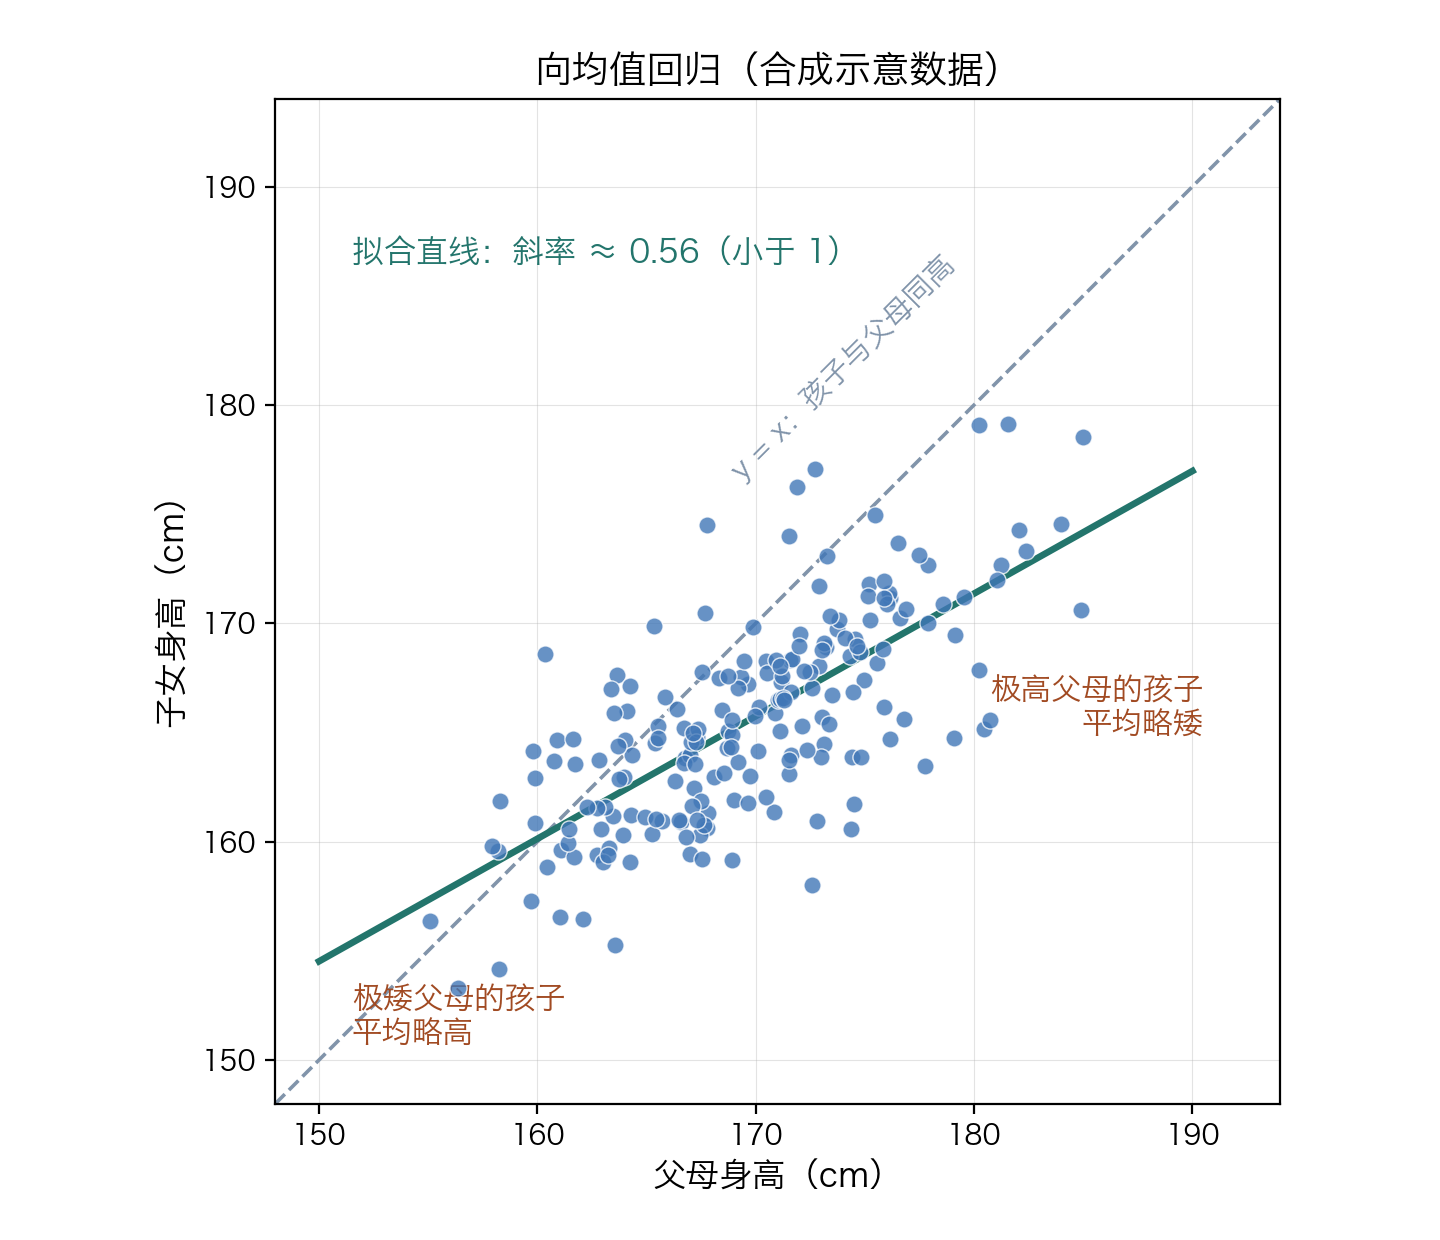

Generate this figure with Python:
# 第 3 讲配图：高尔顿"向均值回归"示意（用于"小故事：为什么叫'回归'？"页）
# 合成示意数据（seed=42），非真实身高数据：
#   父母身高 x ~ N(170, 7²)，截断到 [150, 190] cm，取 n=200
#   子女身高 = 160.5 + 0.55·(x − 160.5) + N(0, 3.5²)（斜率明显小于 1 → 向均值回归）
# 画散点 + 拟合直线（LinearRegression 对散点再拟合，实测斜率 ≈ 0.56）+ 对角参考虚线 y = x
# 拟合线斜率 < 1：右上段落到对角线下方（孩子平均略矮），左下段抬到对角线上方（孩子平均略高）
from pathlib import Path

import matplotlib.pyplot as plt
import numpy as np
from sklearn.linear_model import LinearRegression

# 中文字体（照抄 ch3-fit-scatter.py）：macOS PingFang SC + 回退链
plt.rcParams["font.sans-serif"] = ["PingFang SC", "Hiragino Sans GB", "Microsoft YaHei",
                                   "Arial Unicode MS", "DejaVu Sans"]
plt.rcParams["axes.unicode_minus"] = False

BLUE, GREEN, GRAY = "#4177b7", "#23756c", "#8194aa"

rng = np.random.default_rng(42)
x = rng.normal(170, 7, 2000)
x = x[(x >= 150) & (x <= 190)][:200]             # 截断到 [150, 190] cm
child = 160.5 + 0.55 * (x - 160.5) + rng.normal(0, 3.5, x.size)

reg = LinearRegression().fit(x[:, None], child)
w, b = reg.coef_[0], reg.intercept_
print(f"复核拟合直线：斜率 {w:.3f}，截距 {b:.2f}")

fig, ax = plt.subplots(figsize=(7.2, 6.2))
fig.subplots_adjust(left=0.11, right=0.97, top=0.92, bottom=0.11)

lo, hi = 148, 194
ax.set_aspect("equal")
ax.plot([lo, hi], [lo, hi], color=GRAY, lw=1.3, ls="--", zorder=2)   # y = x
xs = np.array([150.0, 190.0])
ax.plot(xs, reg.predict(xs[:, None]), color=GREEN, lw=2.4, zorder=3)
ax.scatter(x, child, s=38, color=BLUE, alpha=0.8,
           edgecolors="white", linewidths=0.5, zorder=4)

ax.text(174.0, 176.3, "y = x：孩子与父母同高", color=GRAY, fontsize=10.5,
        rotation=45, ha="center", va="bottom")
ax.text(151.5, 186.5, "拟合直线：斜率 ≈ 0.56（小于 1）", color=GREEN,
        fontsize=11.5, weight="bold")
ax.text(190.5, 167.5, "极高父母的孩子\n平均略矮", color="#a14a22",
        fontsize=11, ha="right", va="top")
ax.text(151.5, 150.5, "极矮父母的孩子\n平均略高", color="#a14a22",
        fontsize=11, ha="left", va="bottom")

ax.grid(True, lw=0.4, alpha=0.35)
ax.set_xlabel("父母身高（cm）", fontsize=12)
ax.set_ylabel("子女身高（cm）", fontsize=12)
ax.set_title("向均值回归（合成示意数据）", fontsize=13.5)
ax.set_xlim(lo, hi)
ax.set_ylim(lo, hi)

out = Path(__file__).with_name("ch3-galton.png")
fig.savefig(out, dpi=200, facecolor="white")
print("saved:", out)
